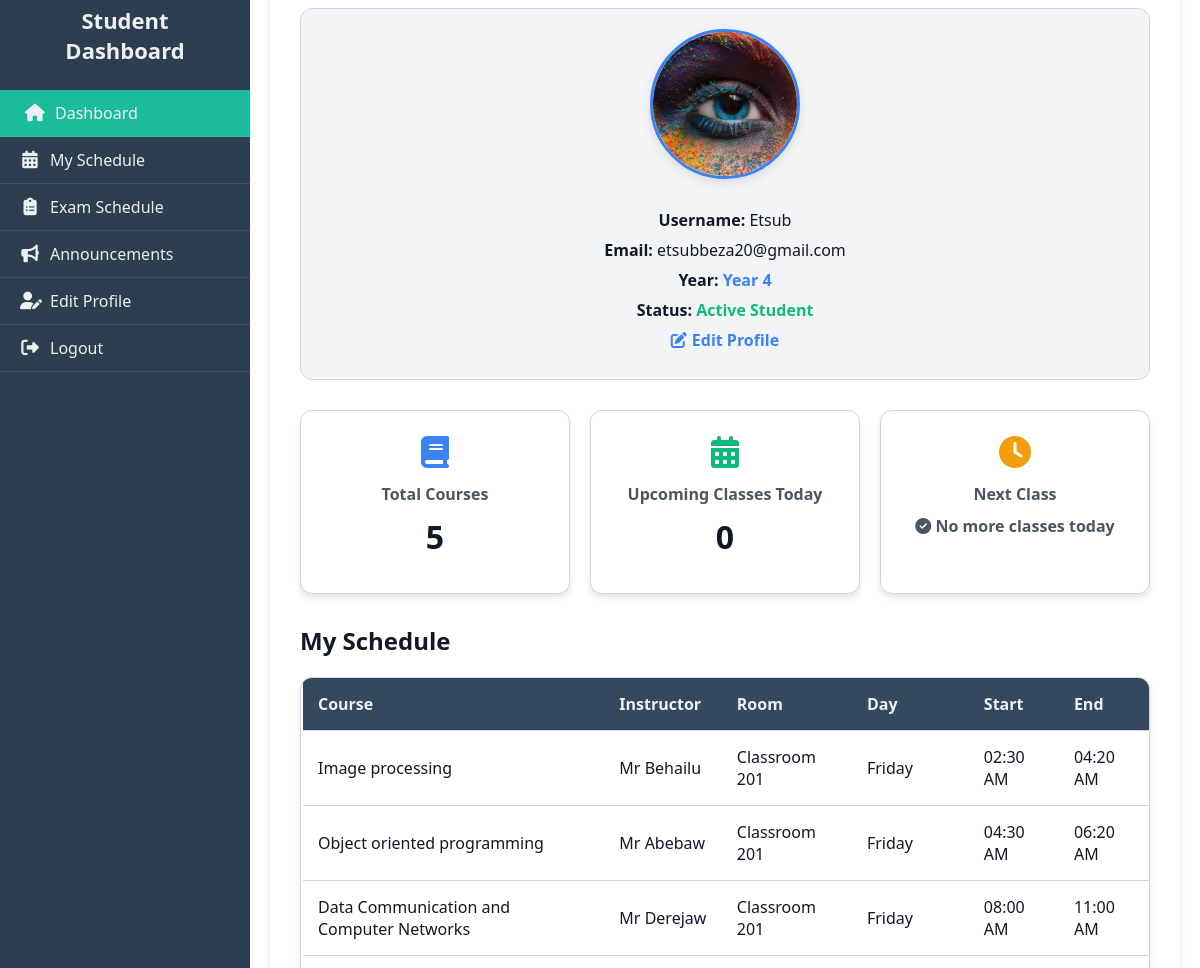
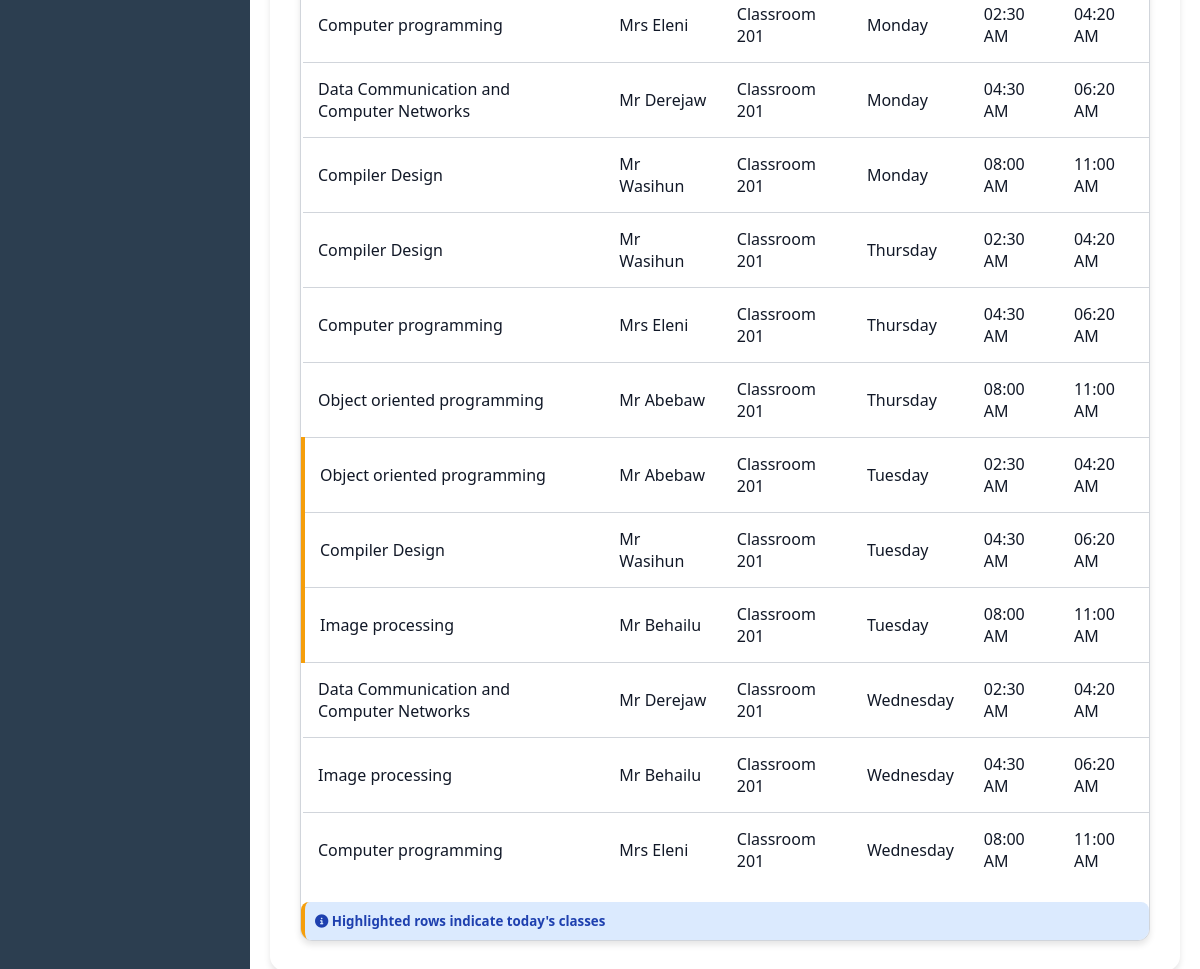
/student/student_dashboard.php (signed in, lower part), run on an earlier commit of the app's database (2 pictures, top to bottom).
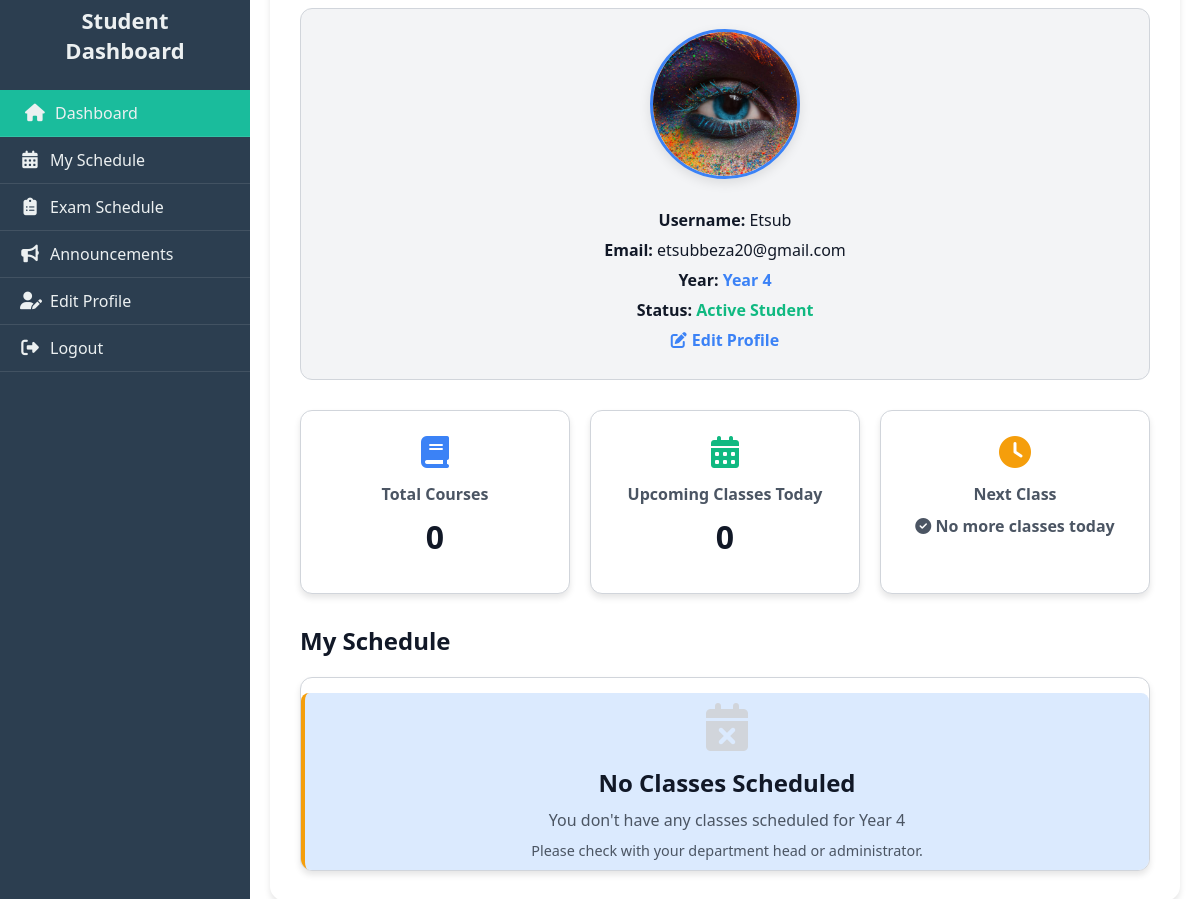
And on a later commit of the database.
### tables this page shows
CREATE TABLE `schedule` (
  `schedule_id` int(11) NOT NULL,
  `course_id` int(11) NOT NULL,
  `instructor_id` int(11) NOT NULL,
  `room_id` int(11) NOT NULL,
  `academic_year` varchar(20) NOT NULL,
  `semester` enum('Fall','Spring','Summer') NOT NULL,
  `year` varchar(10) NOT NULL,
  `is_extension` tinyint(1) DEFAULT 0,
  `day` varchar(20) DEFAULT NULL,
  `start_time` time NOT NULL,
  `end_time` time NOT NULL,
  `created_at` timestamp NOT NULL DEFAULT current_timestamp(),
  `department_id` int(11) DEFAULT NULL,
  `student_group` int(11) DEFAULT 1,
  `section_number` int(11) DEFAULT 1
);

CREATE TABLE `courses` (
  `course_id` int(11) NOT NULL,
  `course_code` varchar(20) NOT NULL,
  `course_name` varchar(100) NOT NULL,
  `credit_hours` int(11) NOT NULL,
  `department_id` int(11) DEFAULT NULL,
  `created_at` timestamp NOT NULL DEFAULT current_timestamp(),
  `prerequisite` varchar(255) DEFAULT NULL,
  `category` enum('Compulsory','Elective','Optional') DEFAULT 'Compulsory',
  `contact_hours` int(11) NOT NULL DEFAULT 3,
  `lab_hours` int(11) NOT NULL DEFAULT 0,
  `tutorial_hours` int(11) NOT NULL DEFAULT 0,
  `description` text DEFAULT NULL,
  `is_freshman` tinyint(1) DEFAULT 0
);

CREATE TABLE `users` (
  `user_id` int(11) NOT NULL,
  `username` varchar(50) NOT NULL,
  `password` varchar(255) NOT NULL,
  `full_name` varchar(100) NOT NULL,
  `student_id` varchar(50) DEFAULT NULL,
  `email` varchar(100) DEFAULT NULL,
  `role` enum('admin','instructor','student','department_head') NOT NULL,
  `department_id` int(11) DEFAULT NULL,
  `year` varchar(10) DEFAULT NULL,
  `created_at` timestamp NOT NULL DEFAULT current_timestamp(),
  `profile_picture` varchar(255) DEFAULT NULL,
  `email_verified` tinyint(1) DEFAULT 0,
  `verification_token` varchar(255) DEFAULT NULL,
  `is_approved` tinyint(1) DEFAULT 0,
  `is_verified` tinyint(1) NOT NULL DEFAULT 0,
  `id_number` varchar(20) DEFAULT NULL
);

CREATE TABLE `rooms` (
  `room_id` int(11) NOT NULL,
  `room_name` varchar(50) NOT NULL,
  `capacity` int(11) NOT NULL,
  `building` varchar(100) DEFAULT NULL,
  `is_available` tinyint(1) NOT NULL DEFAULT 1
);

### public/student/student_dashboard.php (the view, shortened to what the changed rows need)
<?php
require __DIR__ . '/../../includes/db.php';
include __DIR__ . '/../includes/darkmode.php';
$student_id = $_SESSION['user_id'];
$user_stmt = $pdo->prepare("SELECT username, profile_picture, email, year FROM users WHERE user_id = ?");
$user_stmt->execute([$student_id]);
$user = $user_stmt->fetch(PDO::FETCH_ASSOC);
$student_year = $user['year'] ?? '';
$year_variations = [$student_year];
if (substr($student_year, 0, 1) === 'E') {
    $year_variations[] = 'E';
    $year_variations[] = 'Extension';
    $year_variations[] = 'Ext';
    $year_variations[] = substr($student_year, 1);
} else {
    $year_variations[] = 'E' . $student_year;
}
$placeholders = str_repeat('?,', count($year_variations) - 1) . '?';
$schedules = $pdo->prepare("
    SELECT s.schedule_id, c.course_name, u.username AS instructor_name, r.room_name,
           s.academic_year, s.semester, s.day, s.start_time, s.end_time
    FROM schedule s
    JOIN courses c ON s.course_id = c.course_id
    JOIN users u ON s.instructor_id = u.user_id
    JOIN rooms r ON s.room_id = r.room_id
    JOIN enrollments e ON s.schedule_id = e.schedule_id
    WHERE e.student_id = ?
    AND s.year IN ($placeholders)
    ORDER BY s.day, s.start_time
");
$schedule_params = array_merge([$student_id], $year_variations);
$schedules->execute($schedule_params);
$my_schedule = $schedules->fetchAll();
$total_courses_stmt = $pdo->prepare("
    SELECT COUNT(DISTINCT s.course_id) AS total_courses
    FROM schedule s
    JOIN enrollments e ON s.schedule_id = e.schedule_id
    WHERE e.student_id = ?
    AND s.year IN ($placeholders)
");
$total_courses_stmt->execute($schedule_params);
$total_courses = $total_courses_stmt->fetchColumn();
?>
<!DOCTYPE html>
<html lang="en" data-theme="<?= $darkMode ? 'dark' : 'light' ?>">
<head>
<link rel="stylesheet" href="https://cdnjs.cloudflare.com/ajax/libs/font-awesome/6.4.0/css/all.min.css">
<link rel="stylesheet" href="../../assets/css/darkmode.css">
</head>
<body>
    <div class="sidebar" id="sidebar">
        <div class="sidebar-content" id="sidebarContent">
            <h2>Student Dashboard</h2>
        </div>
    </div>
    <div class="main-content">
        <div class="content-wrapper">
<div class="profile-section">
    <?php
    $profile_pic_for_display = '../assets/default_profile.png';
    if(!empty($user['profile_picture'])) {
        $uploads_base = __DIR__ . '/../uploads/';
        $profile_file = $user['profile_picture'];
        $profile_file = basename($profile_file);
        if(file_exists($uploads_base . $profile_file)) {
            $profile_pic_for_display = '../uploads/' . $profile_file;
        }
    }
    ?>
    <img src="<?= htmlspecialchars($profile_pic_for_display) ?>"
         alt="Profile Picture"
         class="profile-picture"
         id="mainProfilePic"
         onerror="this.onerror=null; this.src='../assets/default_profile.png';">
    <div class="profile-info">
        <p><strong>Username:</strong> <?= htmlspecialchars($user['username'] ?? 'Student') ?></p>
        <?php if(isset($user['email'])): ?>
            <p><strong>Email:</strong> <?= htmlspecialchars($user['email']) ?></p>
        <?php endif; ?>
        <p><strong>Year:</strong>
            <span style="color: <?= (substr($student_year, 0, 1) === 'E') ? '#8b5cf6' : '#3b82f6' ?>; font-weight: 600;">
                <?php
                if($student_year) {
                    if(substr($student_year, 0, 1) === 'E') {
                        echo 'Extension Year ' . substr($student_year, 1);
                    } else {
                        echo 'Year ' . $student_year;
                    }
                } else {
                    echo 'Not set';
                }
                ?>
            </span>
        </p>
        <p><strong>Status:</strong> <span style="color: #10b981; font-weight: 600;">Active Student</span></p>
        <p>
            <a href="edit_profile.php">
            </a>
        </p>
    </div>
</div>
            <div class="stats-cards">
                <div class="stat-card">
                    <i class="fas fa-book icon" style="color: #3b82f6;"></i>
                    <h3>Total Courses</h3>
                    <div class="number"><?= $total_courses ?></div>
                </div>
            </div>
<div class="schedule-section">
    <h2 style="margin-bottom: 20px; color: var(--text-primary);">My Schedule</h2>
    <div class="table-container">
        <?php
        $hasTodayClass = false;
        $today = date('l');
        if(!empty($my_schedule)):
        ?>
            <table class="schedule-table">
                <thead>
                    <tr>
                        <th>Course</th>
                        <th>Instructor</th>
                        <th>Room</th>
                        <th>Day</th>
                        <th>Start</th>
                        <th>End</th>
                    </tr>
                </thead>
                <tbody>
                <?php foreach($my_schedule as $s):
                    $todayClass = ($s['day'] === $today) ? 'today-row' : '';
                    if($s['day'] === $today) $hasTodayClass = true;
                ?>
                    <tr class="<?= $todayClass ?>">
                        <td><?= htmlspecialchars($s['course_name']) ?></td>
                        <td><?= htmlspecialchars($s['instructor_name']) ?></td>
                        <td><?= htmlspecialchars($s['room_name']) ?></td>
                        <td><?= htmlspecialchars($s['day']) ?></td>
                        <td><?= date('h:i A', strtotime($s['start_time'])) ?></td>
                        <td><?= date('h:i A', strtotime($s['end_time'])) ?></td>
                    </tr>
                <?php endforeach; ?>
                </tbody>
            </table>
            <?php if($hasTodayClass): ?>
            <div style="margin-top: 15px; padding: 10px; background: var(--info-bg); border-radius: 8px; border-left: 4px solid #f59e0b;">
                <small style="color: var(--info-text); font-weight: 600;">
                    <i class="fas fa-info-circle"></i> Highlighted rows indicate today's classes
                </small>
            </div>
            <?php endif; ?>
        <?php else: ?>
            <div class="empty-state">
                <i class="fas fa-calendar-times"></i>
                <h3>No Classes Scheduled</h3>
                <p>You don't have any classes scheduled for
                    <?php
                    if($student_year) {
                        if(substr($student_year, 0, 1) === 'E') {
                            echo 'Extension Year ' . substr($student_year, 1);
                        } else {
                            echo 'Year ' . $student_year;
                        }
                    } else {
                        echo 'your year';
                    }
                    ?>
                </p>
                <p style="margin-top: 10px; font-size: 0.9rem;">
                    Please check with your department head or administrator.
                </p>
            </div>
        <?php endif; ?>
    </div>
</div>
</body>
</html>

What changed in the data, as far as the page shows it:
removed schedule: course.course_name "Image processing", instructor.username "Mr Behailu", room.room_name "Classroom 201", day "Friday", start_time "02:30 AM", end_time "04:20 AM"
removed schedule: course.course_name "Object oriented programming", instructor.username "Mr Abebaw", room.room_name "Classroom 201", day "Friday", start_time "04:30 AM", end_time "06:20 AM"
removed schedule: course.course_name "Data Communication and Computer Networks", instructor.username "Mr Derejaw", room.room_name "Classroom 201", day "Friday", start_time "08:00 AM", end_time "11:00 AM"
removed schedule: course.course_name "Computer programming", instructor.username "Mrs Eleni", room.room_name "Classroom 201", day "Monday", start_time "02:30 AM", end_time "04:20 AM"
removed schedule: course.course_name "Data Communication and Computer Networks", instructor.username "Mr Derejaw", room.room_name "Classroom 201", day "Monday", start_time "04:30 AM", end_time "06:20 AM"
removed schedule: course.course_name "Compiler Design", instructor.username "Mr Wasihun", room.room_name "Classroom 201", day "Monday", start_time "08:00 AM", end_time "11:00 AM"
removed schedule: course.course_name "Compiler Design", instructor.username "Mr Wasihun", room.room_name "Classroom 201", day "Thursday", start_time "02:30 AM", end_time "04:20 AM"
removed schedule: course.course_name "Computer programming", instructor.username "Mrs Eleni", room.room_name "Classroom 201", day "Thursday", start_time "04:30 AM", end_time "06:20 AM"
removed schedule: course.course_name "Object oriented programming", instructor.username "Mr Abebaw", room.room_name "Classroom 201", day "Thursday", start_time "08:00 AM", end_time "11:00 AM"
removed schedule: course.course_name "Object oriented programming", instructor.username "Mr Abebaw", room.room_name "Classroom 201", day "Tuesday", start_time "02:30 AM", end_time "04:20 AM"
removed schedule: course.course_name "Compiler Design", instructor.username "Mr Wasihun", room.room_name "Classroom 201", day "Tuesday", start_time "04:30 AM", end_time "06:20 AM"
removed schedule: course.course_name "Image processing", instructor.username "Mr Behailu", room.room_name "Classroom 201", day "Tuesday", start_time "08:00 AM", end_time "11:00 AM"
removed schedule: course.course_name "Data Communication and Computer Networks", instructor.username "Mr Derejaw", room.room_name "Classroom 201", day "Wednesday", start_time "02:30 AM", end_time "04:20 AM"
removed schedule: course.course_name "Image processing", instructor.username "Mr Behailu", room.room_name "Classroom 201", day "Wednesday", start_time "04:30 AM", end_time "06:20 AM"
removed schedule: course.course_name "Computer programming", instructor.username "Mrs Eleni", room.room_name "Classroom 201", day "Wednesday", start_time "08:00 AM", end_time "11:00 AM"
shown differently, row unchanged: users "Etsub": year (not shown) → "4"
Also different on the page:
$total_courses: "5" → "0"
text no longer shown: "Course Instructor Room Day Start End Highlighted rows indicate today's classes"
text now shown: "No Classes Scheduled You don't have any classes scheduled for Year Please check with your department head or administrator."
